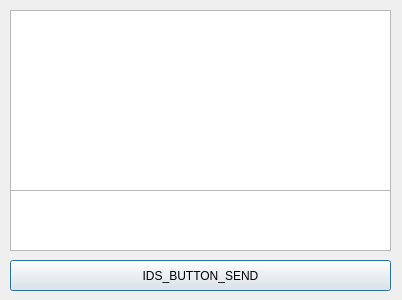
<?xml version="1.0" encoding="UTF-8"?>
<ui version="4.0">
 <class>ChatWindow</class>
 <widget class="QDialog" name="ChatWindow">
  <property name="geometry">
   <rect>
    <x>0</x>
    <y>0</y>
    <width>402</width>
    <height>300</height>
   </rect>
  </property>
  <property name="minimumSize">
   <size>
    <width>402</width>
    <height>300</height>
   </size>
  </property>
  <property name="maximumSize">
   <size>
    <width>402</width>
    <height>300</height>
   </size>
  </property>
  <property name="windowTitle">
   <string/>
  </property>
  <widget class="QTextEdit" name="editInput">
   <property name="geometry">
    <rect>
     <x>10</x>
     <y>190</y>
     <width>381</width>
     <height>61</height>
    </rect>
   </property>
   <property name="html">
    <string>&lt;!DOCTYPE HTML PUBLIC &quot;-//W3C//DTD HTML 4.0//EN&quot; &quot;http://www.w3.org/TR/REC-html40/strict.dtd&quot;&gt;
&lt;html&gt;&lt;head&gt;&lt;meta name=&quot;qrichtext&quot; content=&quot;1&quot; /&gt;&lt;style type=&quot;text/css&quot;&gt;
p, li { white-space: pre-wrap; }
&lt;/style&gt;&lt;/head&gt;&lt;body style=&quot; font-family:'SimSun'; font-size:9pt; font-weight:400; font-style:normal;&quot;&gt;
&lt;p style=&quot;-qt-paragraph-type:empty; margin-top:0px; margin-bottom:0px; margin-left:0px; margin-right:0px; -qt-block-indent:0; text-indent:0px;&quot;&gt;&lt;br /&gt;&lt;/p&gt;&lt;/body&gt;&lt;/html&gt;</string>
   </property>
  </widget>
  <widget class="QPushButton" name="buttonSend">
   <property name="geometry">
    <rect>
     <x>10</x>
     <y>260</y>
     <width>381</width>
     <height>31</height>
    </rect>
   </property>
   <property name="text">
    <string>IDS_BUTTON_SEND</string>
   </property>
  </widget>
  <widget class="QTextEdit" name="editHistory">
   <property name="geometry">
    <rect>
     <x>10</x>
     <y>10</y>
     <width>381</width>
     <height>181</height>
    </rect>
   </property>
   <property name="horizontalScrollBarPolicy">
    <enum>Qt::ScrollBarAlwaysOff</enum>
   </property>
   <property name="readOnly">
    <bool>true</bool>
   </property>
  </widget>
 </widget>
 <resources/>
 <connections/>
</ui>
